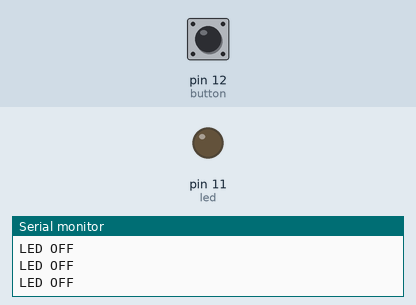
The sketch below on a simulated Arduino Uno, built with avr-gcc and run on an emulated ATmega328P. Shown: output pins drawn as LEDs (lit = HIGH), the last lines printed to the serial monitor. Dashed ring = blinking. Inputs (shaded band) come from the test bench; at power-on: pin 12 (button) HIGH.

Above: at 1.2 s.
1.3 s: pin 12 (button) pulled LOW for 0.15 s
At 1.38 s:
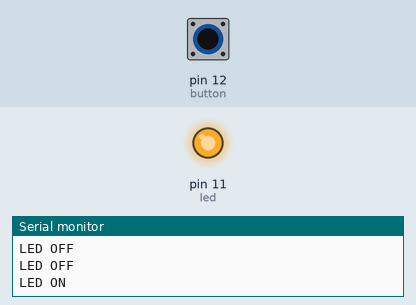
2.9 s: pin 12 (button) pulled LOW for 1 s
At 5.2 s:
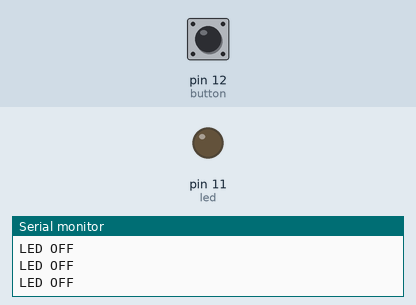
6.9 s: pin 12 (button) pulsed LOW 2 times (0.12 s each, 0.3 s apart)
At 6.96 s:
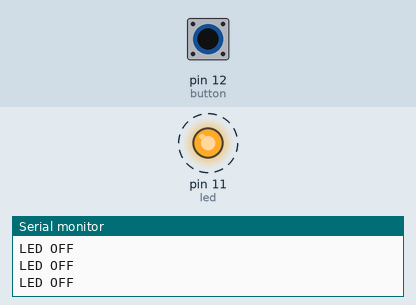
10.5 s: pin 12 (button) driven LOW
At 11.3 s:
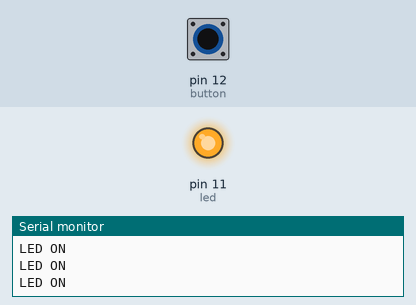
13.5 s: pin 12 (button) driven HIGH
At 13.8 s:
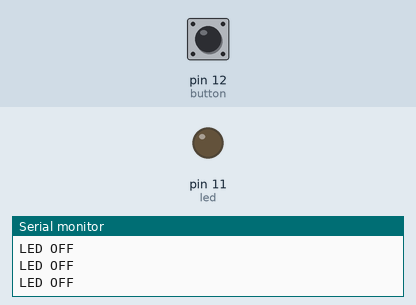
Timing chart, 0 to 16.5 s (numbered marks = the images above; inputs shaded):
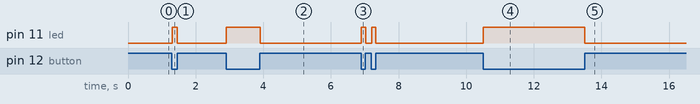

The sketch:

Day_6_Digital_Read.ino
```cpp
//RoboVilla YouTube Channel
//Watch Full Video URL - https://www.youtube.com/watch?v=v-hVqOMDJqw&list=PLAk2XwfozpbItNJEPJK9Kgac-SF31-Kp_&index=6

int button = 12;
int led = 11;
void setup() {
  Serial.begin(9600);
  pinMode(button, INPUT_PULLUP);
  pinMode(led, OUTPUT);
}

void loop() {
  int state = digitalRead(button);
  if (state == 0)
  {
    digitalWrite(led, HIGH);
    Serial.println("LED ON");
  }
  else
  {
    digitalWrite(led, LOW);
    Serial.println("LED OFF");
  }

}
```

Measured:
- after the input at 1.3 s, pin 11 (led): LOW → HIGH at once, → LOW 0.15 s later
- after the input at 2.9 s, pin 11 (led): LOW → HIGH at once, → LOW 1.0 s later
- after the input at 6.9 s, pin 11 (led): alternates HIGH for 0.12 s and LOW for 0.18 s, 4 changes in all, then stays LOW, starting at once
- after the input at 10.5 s, pin 11 (led): LOW → HIGH at once
- after the input at 13.5 s, pin 11 (led): HIGH → LOW at once
